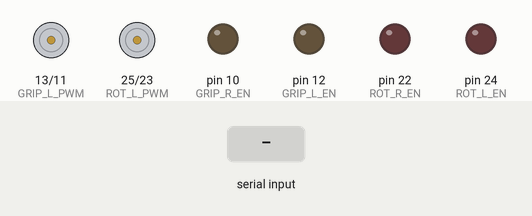
Recording of a sketch running on a simulated Arduino Mega 2560, built with avr-gcc and run on an emulated ATmega2560. On the bench: motor-driver pin pairs drawn as motors (green arrow = first pin HIGH = forward, orange = second pin HIGH = backward, longer = more drive), output pins drawn as LEDs (lit = HIGH). The test bench sets the inputs (shaded band). What the sketch prints to the serial monitor is not drawn.

Above: at 3.2 s.
3.3 s: "90,45\n" received over Serial
At 3.6 s:
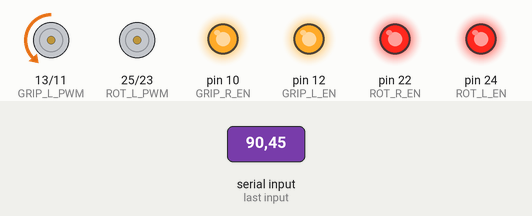
4.8 s: "30,150\n" received over Serial
At 6.0 s:
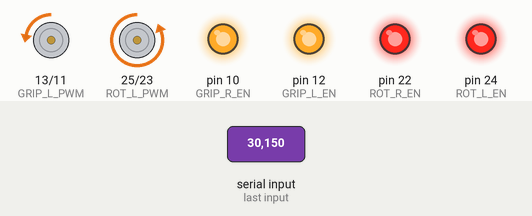
6.3 s: "1,90\n" received over Serial
At 7.1 s:
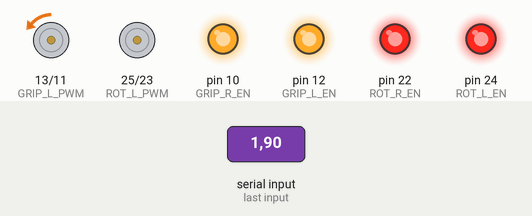
Timing chart, 0 to 9.3 s (numbered marks = the images above; inputs shaded):
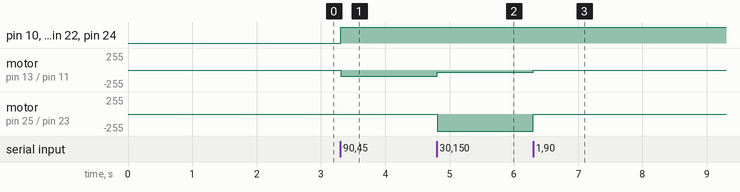

The sketch:

arm.ino
```cpp
// =======================
// ARM PINS
// =======================

// Grip Motor
#define GRIP_R_EN 10
#define GRIP_R_PWM 11
#define GRIP_L_EN 12
#define GRIP_L_PWM 13

// Rotation Motor
#define ROT_R_EN 22
#define ROT_R_PWM 23
#define ROT_L_EN 24
#define ROT_L_PWM 25

// =======================
// MOTOR FUNCTION
// =======================

void setMotor(int speed, int r_en, int r_pwm, int l_en, int l_pwm) {

  int abs_speed = abs(speed);
  abs_speed = constrain(abs_speed, 0, 255);

  digitalWrite(r_en, HIGH);
  digitalWrite(l_en, HIGH);

  if (speed > 0) {
    analogWrite(r_pwm, abs_speed);
    analogWrite(l_pwm, 0);
  }
  else if (speed < 0) {
    analogWrite(r_pwm, 0);
    analogWrite(l_pwm, abs_speed);
  }
  else {
    analogWrite(r_pwm, 0);
    analogWrite(l_pwm, 0);
  }
}

// =======================
// SETUP
// =======================

void setup() {

  Serial.begin(9600);
  delay(2000);

  pinMode(GRIP_R_EN, OUTPUT);
  pinMode(GRIP_R_PWM, OUTPUT);
  pinMode(GRIP_L_EN, OUTPUT);
  pinMode(GRIP_L_PWM, OUTPUT);

  pinMode(ROT_R_EN, OUTPUT);
  pinMode(ROT_R_PWM, OUTPUT);
  pinMode(ROT_L_EN, OUTPUT);
  pinMode(ROT_L_PWM, OUTPUT);

  Serial.println("ARM READY");
}

// =======================
// LOOP
// =======================

void loop() {

  if (Serial.available()) {

    String data = Serial.readStringUntil('\n');
    data.trim();

    int comma = data.indexOf(',');

    if (comma > 0) {

      int grip = data.substring(0, comma).toInt();
      int rot  = data.substring(comma + 1).toInt();

      setMotor(grip, GRIP_R_EN, GRIP_R_PWM, GRIP_L_EN, GRIP_L_PWM);
      setMotor(rot, ROT_R_EN, ROT_R_PWM, ROT_L_EN, ROT_L_PWM);
    }
  }
}
```

Measured:
- after the input at 3.3 s, pin 10 (GRIP_R_EN), pin 12 (GRIP_L_EN), pin 22 (ROT_R_EN), pin 24 (ROT_L_EN): LOW → HIGH at once; motor on pin 13 (GRIP_L_PWM) / pin 11 (GRIP_R_PWM): stopped → backward 90/255 at once
- after the input at 4.8 s, motor on pin 13 (GRIP_L_PWM) / pin 11 (GRIP_R_PWM): backward 90/255 → backward 30/255 at once; motor on pin 25 (ROT_L_PWM) / pin 23 (ROT_R_PWM): stopped → backward 255/255 at once
- after the input at 6.3 s, motor on pin 13 (GRIP_L_PWM) / pin 11 (GRIP_R_PWM): backward 30/255 → backward 1/255 at once; motor on pin 25 (ROT_L_PWM) / pin 23 (ROT_R_PWM): backward 255/255 → stopped at once
